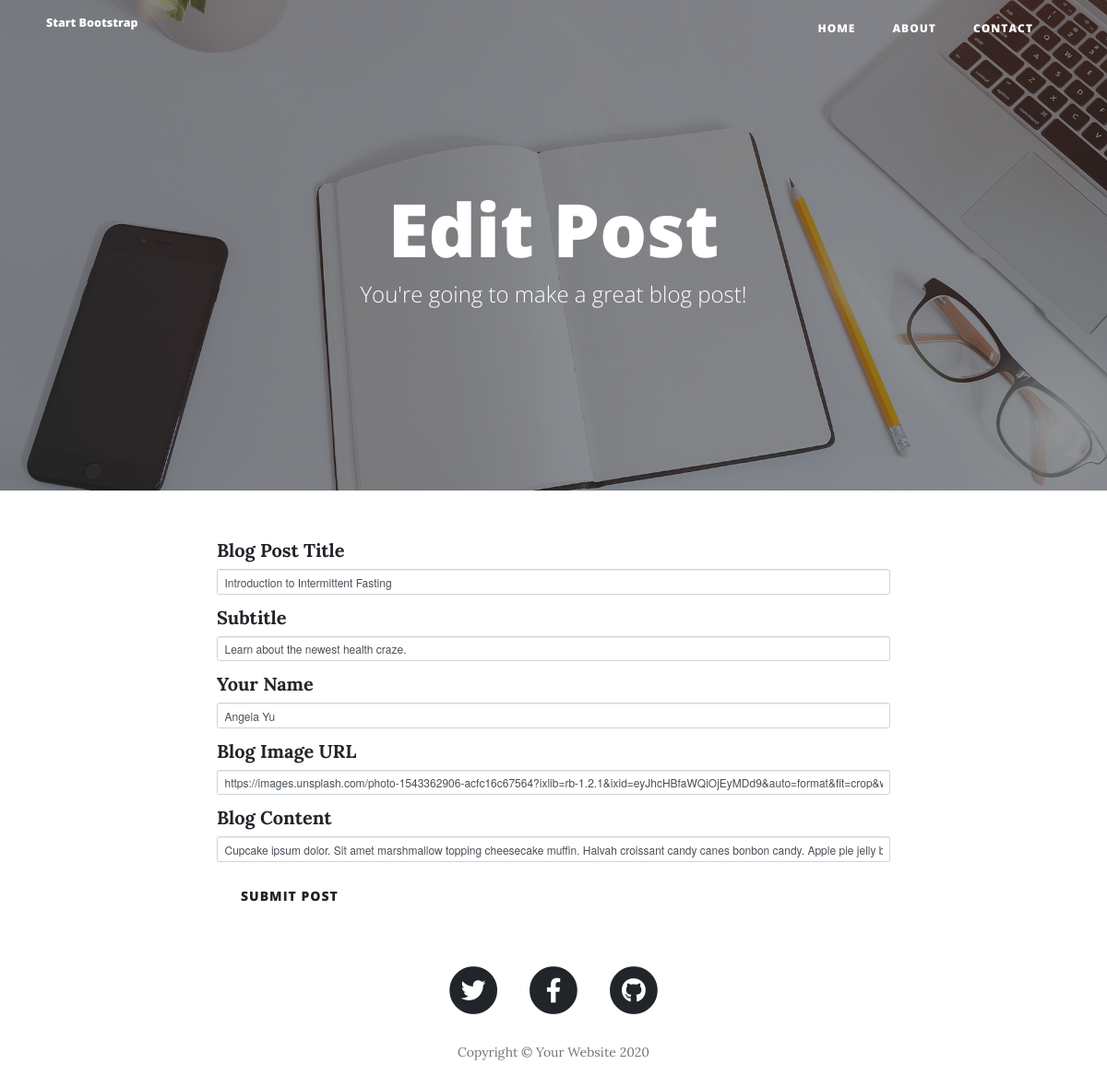
The page /edit-post/3 on the database as committed earlier.
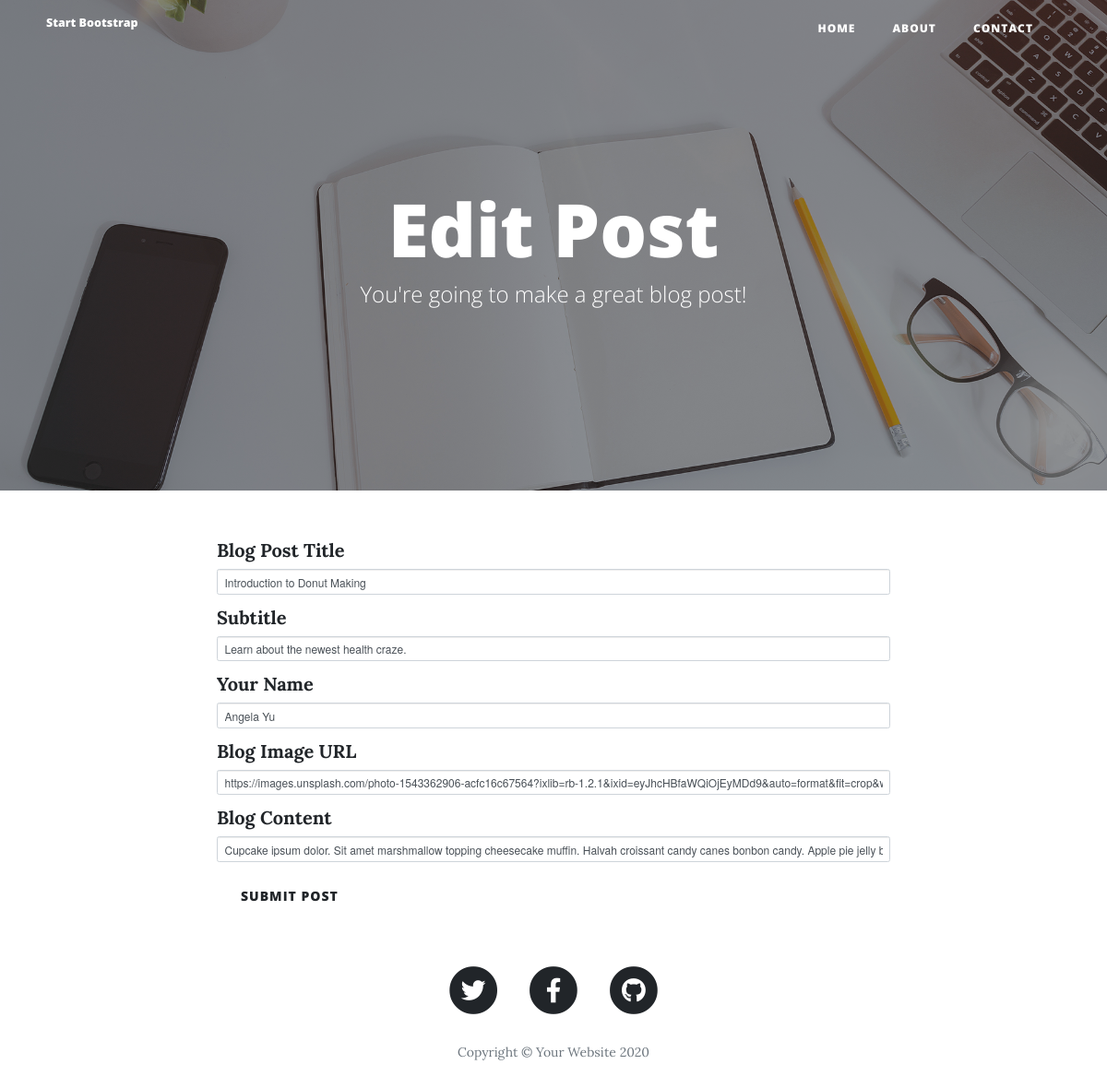
The same page on the database as committed later.
### main.py (models this page shows)
class BlogPost(db.Model):
    id = db.Column(db.Integer, primary_key=True)
    title = db.Column(db.String(250), unique=True, nullable=False)
    subtitle = db.Column(db.String(250), nullable=False)
    date = db.Column(db.String(250), nullable=False)
    body = db.Column(db.Text, nullable=False)
    author = db.Column(db.String(250), nullable=False)
    img_url = db.Column(db.String(250), nullable=False)

### main.py (the view, shortened to what this page needs)
@app.route("/edit-post/<post_id>", methods=['GET', 'POST'])
def edit_post(post_id):
    if request.method == 'GET':
        blog_post = BlogPost.query.get(post_id)
        edit_form = CreatePostForm()
        edit_form.title.data = blog_post.title
        edit_form.subtitle.data = blog_post.subtitle
        edit_form.author.data = blog_post.author
        edit_form.img_url.data = blog_post.img_url
        edit_form.body.data = blog_post.body
        return render_template("make-post.html", post=blog_post, edit_form=edit_form)

### main.py
class CreatePostForm(FlaskForm):
    title = StringField("Blog Post Title", validators=[DataRequired()])
    subtitle = StringField("Subtitle", validators=[DataRequired()])
    author = StringField("Your Name", validators=[DataRequired()])
    img_url = StringField("Blog Image URL", validators=[DataRequired(), URL()])
    body = StringField("Blog Content", validators=[DataRequired()])
    submit = SubmitField("Submit Post")

### templates/make-post.html
{% extends 'bootstrap/base.html' %}
{% import 'bootstrap/wtf.html' as wtf %}
{% block content %}
{% include "header.html" %}
  <header class="masthead" style="background-image: url('{{ url_for('static', filename='img/edit-bg.jpg')}}')">
    <div class="overlay"></div>
    <div class="container">
      <div class="row">
        <div class="col-lg-8 col-md-10 mx-auto">
          <div class="page-heading">
            {% if edit_form %}
              <h1>Edit Post</h1>
            {% elif new_form %}
              <h1>New Post</h1>
            {% endif %}
            <span class="subheading">You're going to make a great blog post!</span>
          </div>
        </div>
      </div>
    </div>
  </header>
  <div class="container">
    <div class="row">
      <div class="col-lg-8 col-md-10 mx-auto">
        <form action="" method="post">
          {% if new_form %}
            {{ wtf.quick_form(form) }}
          {% elif edit_form %}
            {{ wtf.quick_form(edit_form) }}
          {% endif %}
        </form>
      </div>
    </div>
  </div>
{% include "footer.html" %}
{% endblock %}

### templates/header.html (shortened to what this page needs)
<!DOCTYPE html>
<html lang="en">
<head>
  <link href="{{ url_for('static', filename='vendor/bootstrap/css/bootstrap.min.css') }}" rel="stylesheet">
  <link href="{{ url_for('static', filename='vendor/fontawesome-free/css/all.min.css')}}" rel="stylesheet" type="text/css">
  <link href="{{ url_for('static', filename='css/clean-blog.min.css')}}" rel="stylesheet">
</head>
<body>
  <nav class="navbar navbar-expand-lg navbar-light fixed-top" id="mainNav">
    <div class="container">
      <a class="navbar-brand" href="index.html">Start Bootstrap</a>
      <div class="collapse navbar-collapse" id="navbarResponsive">
        <ul class="navbar-nav ml-auto">
          <li class="nav-item">
            <a class="nav-link" href="/">Home</a>
          </li>
          <li class="nav-item">
            <a class="nav-link" href="/about">About</a>
          </li>
          <li class="nav-item">
            <a class="nav-link" href="/contact">Contact</a>
          </li>
        </ul>
      </div>
    </div>
  </nav>

### templates/footer.html (shortened to what this page needs)
  <footer>
    <div class="container">
      <div class="row">
        <div class="col-lg-8 col-md-10 mx-auto">
          <ul class="list-inline text-center">
            <li class="list-inline-item">
              <a href="#">
                <span class="fa-stack fa-lg">
                  <i class="fas fa-circle fa-stack-2x"></i>
                  <i class="fab fa-twitter fa-stack-1x fa-inverse"></i>
                </span>
              </a>
            </li>
            <li class="list-inline-item">
              <a href="#">
                <span class="fa-stack fa-lg">
                  <i class="fas fa-circle fa-stack-2x"></i>
                  <i class="fab fa-facebook-f fa-stack-1x fa-inverse"></i>
                </span>
              </a>
            </li>
            <li class="list-inline-item">
              <a href="#">
                <span class="fa-stack fa-lg">
                  <i class="fas fa-circle fa-stack-2x"></i>
                  <i class="fab fa-github fa-stack-1x fa-inverse"></i>
                </span>
              </a>
            </li>
          </ul>
          <p class="copyright text-muted">Copyright &copy; Your Website 2020</p>
        </div>
      </div>
    </div>
  </footer>
</body>
</html>

Rows that differ between the two databases and show on the page:
changed BlogPost "Learn about the newest health craze.": title "Introduction to Intermittent Fasting" → "Introduction to Donut Making"
